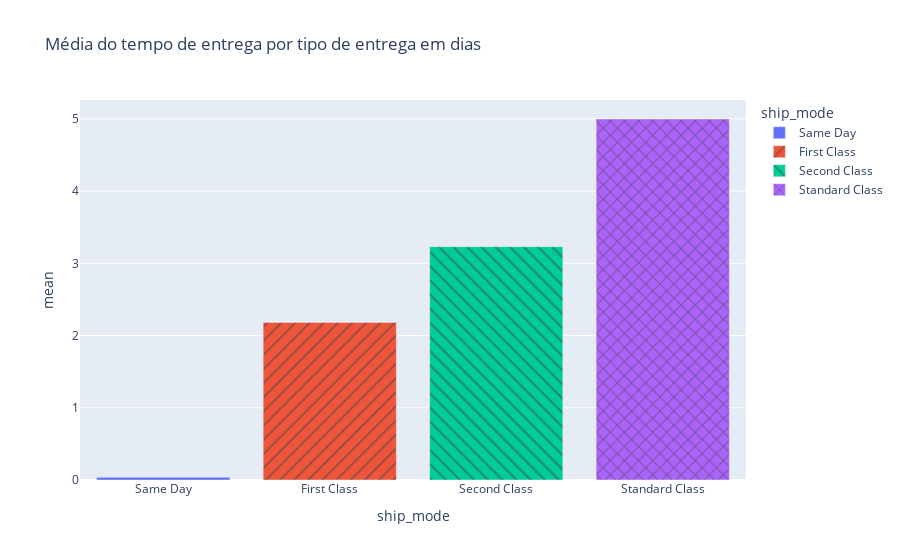

The code cell stored with this chart in its notebook:
### Code cell
import plotly.express as px

long_df = px.data.medals_long()

fig = px.bar(
    ship_mode_mean, 
    x="ship_mode", 
    y="mean", 
    color="ship_mode", 
    title="Média do tempo de entrega por tipo de entrega em dias", 
    pattern_shape="ship_mode"
)
fig.show()

### Figure 1 — Plotly figure (JSON) as saved in the notebook; plotly's stock layout.template omitted (floating-point values rounded to 4 significant figures)
{"data": [{"alignmentgroup": "True", "hovertemplate": "ship_mode=%{x}<br>mean=%{y}<extra></extra>", "legendgroup": "Same Day", "marker": {"color": "#636efa", "pattern": {"shape": ""}}, "name": "Same Day", "offsetgroup": "Same Day", "orientation": "v", "showlegend": true, "textposition": "auto", "type": "bar", "x": ["Same Day"], "xaxis": "x", "y": [0.03739], "yaxis": "y"}, {"alignmentgroup": "True", "hovertemplate": "ship_mode=%{x}<br>mean=%{y}<extra></extra>", "legendgroup": "First Class", "marker": {"color": "#EF553B", "pattern": {"shape": "/"}}, "name": "First Class", "offsetgroup": "First Class", "orientation": "v", "showlegend": true, "textposition": "auto", "type": "bar", "x": ["First Class"], "xaxis": "x", "y": [2.182], "yaxis": "y"}, {"alignmentgroup": "True", "hovertemplate": "ship_mode=%{x}<br>mean=%{y}<extra></extra>", "legendgroup": "Second Class", "marker": {"color": "#00cc96", "pattern": {"shape": "\\"}}, "name": "Second Class", "offsetgroup": "Second Class", "orientation": "v", "showlegend": true, "textposition": "auto", "type": "bar", "x": ["Second Class"], "xaxis": "x", "y": [3.23], "yaxis": "y"}, {"alignmentgroup": "True", "hovertemplate": "ship_mode=%{x}<br>mean=%{y}<extra></extra>", "legendgroup": "Standard Class", "marker": {"color": "#ab63fa", "pattern": {"shape": "x"}}, "name": "Standard Class", "offsetgroup": "Standard Class", "orientation": "v", "showlegend": true, "textposition": "auto", "type": "bar", "x": ["Standard Class"], "xaxis": "x", "y": [4.998], "yaxis": "y"}], "layout": {"barmode": "relative", "legend": {"title": {"text": "ship_mode"}, "tracegroupgap": 0}, "title": {"text": "Média do tempo de entrega por tipo de entrega em dias"}, "xaxis": {"anchor": "y", "categoryarray": ["Same Day", "First Class", "Second Class", "Standard Class"], "categoryorder": "array", "domain": [0, 1], "title": {"text": "ship_mode"}}, "yaxis": {"anchor": "x", "domain": [0, 1], "title": {"text": "mean"}}}}
